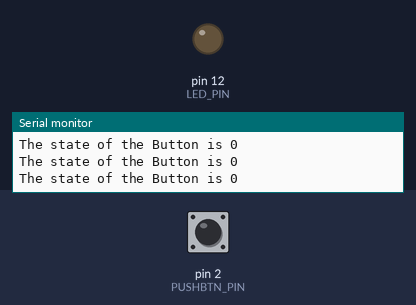
A sketch run on a simulated Arduino Uno, built with avr-gcc and run on an emulated ATmega328P. Shown: output pins drawn as LEDs (lit = HIGH), the last lines printed to the serial monitor. The test bench sets the inputs (shaded band); at power-on: pin 2 (PUSHBTN_PIN) LOW.

Above: at 1.2 s.
1.3 s: pin 2 (PUSHBTN_PIN) pulled HIGH for 0.15 s
At 1.4 s:
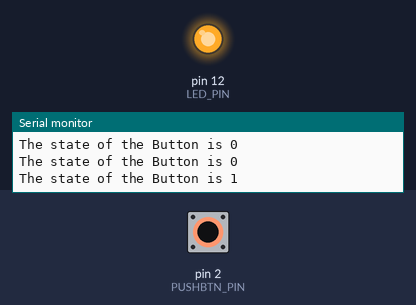
3.0 s: pin 2 (PUSHBTN_PIN) pulled HIGH for 3.2 s
At 7.0 s:
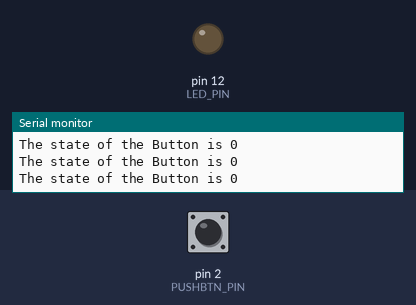
Timing chart, 0 to 8.5 s (numbered marks = the images above; inputs shaded):
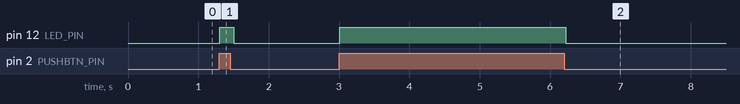

The sketch:

05-PushButton.ino
```cpp
/*
 * Uses a Push Button (Input) to trigger a LED (Outpu).
 */
#define LED_PIN 12
#define PUSHBTN_PIN 2

void setup()
{
  Serial.begin(9600);  // init logger

  pinMode(LED_PIN, OUTPUT);  // set mode of the LED
  pinMode(PUSHBTN_PIN, INPUT);  // set mode of the button
}

void loop()
{
  int btn_state = digitalRead(PUSHBTN_PIN);
  Serial.println("The state of the Button is " + String(btn_state));
  // TIP: LOW and HIGH values are mapped with 0 and 1 respectively.

  if (btn_state) {
    digitalWrite(LED_PIN, HIGH);
  } else {
    digitalWrite(LED_PIN, LOW);
  }

  delay(100);  // 10Hz
}
```

Measured:
- after the input at 1.3 s, pin 12 (LED_PIN): LOW → HIGH at once, → LOW 0.20 s later
- after the input at 3.0 s, pin 12 (LED_PIN): LOW → HIGH at once, → LOW 3.2 s later
